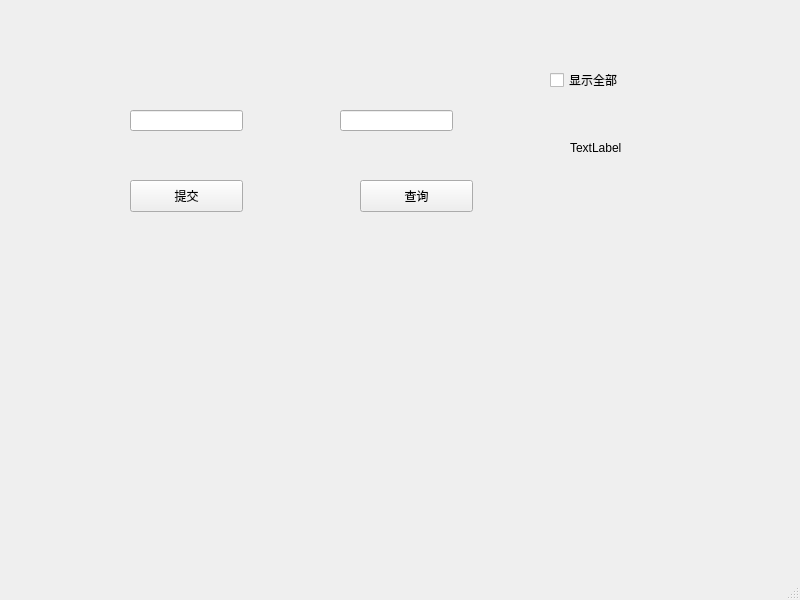
<?xml version="1.0" encoding="UTF-8"?>
<ui version="4.0">
 <class>MainWindow</class>
 <widget class="QMainWindow" name="MainWindow">
  <property name="geometry">
   <rect>
    <x>0</x>
    <y>0</y>
    <width>800</width>
    <height>600</height>
   </rect>
  </property>
  <property name="windowTitle">
   <string>MainWindow</string>
  </property>
  <widget class="QWidget" name="centralwidget">
   <widget class="QPushButton" name="btn_submit">
    <property name="geometry">
     <rect>
      <x>130</x>
      <y>180</y>
      <width>113</width>
      <height>32</height>
     </rect>
    </property>
    <property name="text">
     <string>提交</string>
    </property>
   </widget>
   <widget class="QPushButton" name="btn_search">
    <property name="geometry">
     <rect>
      <x>360</x>
      <y>180</y>
      <width>113</width>
      <height>32</height>
     </rect>
    </property>
    <property name="text">
     <string>查询</string>
    </property>
   </widget>
   <widget class="QCheckBox" name="checkbox_all">
    <property name="geometry">
     <rect>
      <x>550</x>
      <y>70</y>
      <width>86</width>
      <height>20</height>
     </rect>
    </property>
    <property name="text">
     <string>显示全部</string>
    </property>
   </widget>
   <widget class="QLineEdit" name="lineEdit_name">
    <property name="geometry">
     <rect>
      <x>130</x>
      <y>110</y>
      <width>113</width>
      <height>21</height>
     </rect>
    </property>
   </widget>
   <widget class="QLineEdit" name="lineEdit_num">
    <property name="geometry">
     <rect>
      <x>340</x>
      <y>110</y>
      <width>113</width>
      <height>21</height>
     </rect>
    </property>
   </widget>
   <widget class="QLabel" name="label">
    <property name="geometry">
     <rect>
      <x>570</x>
      <y>140</y>
      <width>59</width>
      <height>16</height>
     </rect>
    </property>
    <property name="text">
     <string>TextLabel</string>
    </property>
   </widget>
  </widget>
  <widget class="QMenuBar" name="menubar">
   <property name="geometry">
    <rect>
     <x>0</x>
     <y>0</y>
     <width>800</width>
     <height>22</height>
    </rect>
   </property>
  </widget>
  <widget class="QStatusBar" name="statusbar"/>
 </widget>
 <resources/>
 <connections/>
</ui>
